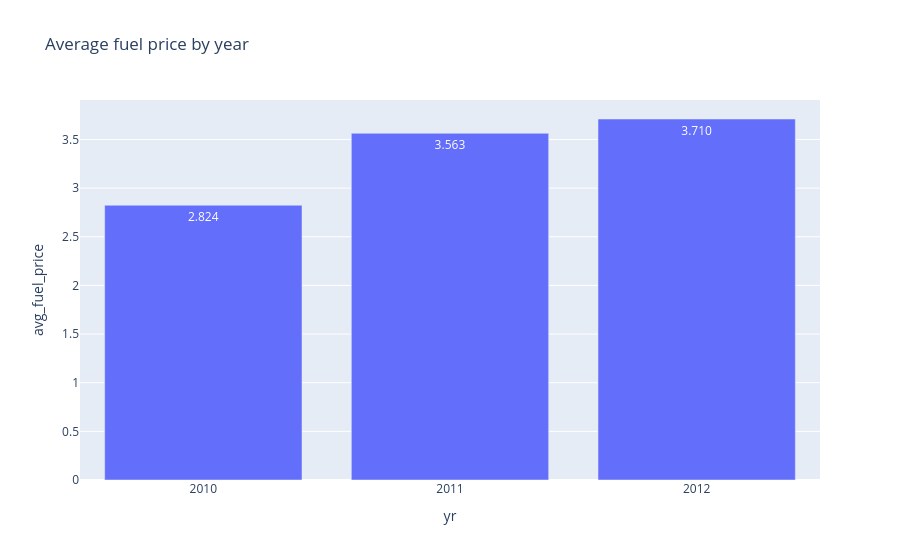

Notebook code cell kept with this figure:
### Code cell
df = q(f"""
    select year(d.store_date) as yr, avg(f.fuel_price)::float as avg_fuel_price
    {BASE}
    group by 1
    order by 1
""")
df['yr'] = df['yr'].astype(str)
px.bar(df, x='yr', y='avg_fuel_price', text_auto='.3f',
       title='Average fuel price by year')

### Figure 1 — Plotly figure (JSON) as saved in the notebook; plotly's stock layout.template omitted (floating-point values rounded to 4 significant figures)
{"data": [{"hovertemplate": "yr=%{x}<br>avg_fuel_price=%{y}<extra></extra>", "legendgroup": "", "marker": {"color": "#636efa", "pattern": {"shape": ""}}, "name": "", "orientation": "v", "showlegend": false, "textposition": "auto", "texttemplate": "%{y:.3f}", "type": "bar", "x": ["2010", "2011", "2012"], "xaxis": "x", "y": [2.824, 3.563, 3.71], "yaxis": "y"}], "layout": {"barmode": "relative", "legend": {"tracegroupgap": 0}, "title": {"text": "Average fuel price by year"}, "xaxis": {"anchor": "y", "domain": [0, 1], "title": {"text": "yr"}}, "yaxis": {"anchor": "x", "domain": [0, 1], "title": {"text": "avg_fuel_price"}}}}
